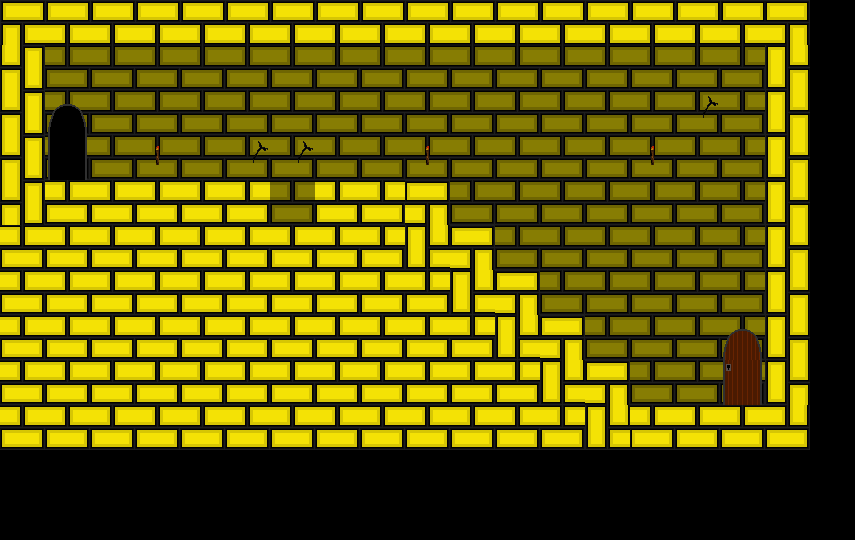

A 2D game scene composited from a Tiled map and its tileset images. What follows is a short description and the map's XML, with every tile layer's data as written:
An orthogonal 19x12 tile map with 45x45 px tiles, 2 tile layers (briques, obstacles), 3 tilesets.

<map version="1.5" tiledversion="1.7.2" orientation="orthogonal" renderorder="right-down" width="19" height="12" tilewidth="45" tileheight="45" infinite="0" nextlayerid="3" nextobjectid="1">
 <tileset firstgid="1" name="briques sol" tilewidth="45" tileheight="45" tilecount="42" columns="6">
  <image source="briques sol.png" width="270" height="315" />
 </tileset>
 <tileset firstgid="43" name="briques_fond" tilewidth="45" tileheight="45" tilecount="16" columns="4">
  <image source="briques_fond.png" width="180" height="180" />
 </tileset>
 <tileset firstgid="59" name="decor" tilewidth="45" tileheight="45" tilecount="16" columns="4">
  <image source="decor.png" width="180" height="180" />
 </tileset>
 <layer id="1" name="briques" width="19" height="12">
  <data encoding="csv">
39,35,35,35,35,35,35,35,35,35,35,35,35,35,35,35,35,2147483687,0,
34,55,55,55,55,55,55,55,55,55,55,55,55,55,55,55,55,36,0,
34,55,55,55,55,55,55,55,55,55,55,55,55,55,55,56,55,36,0,
34,55,55,57,55,56,56,55,55,57,55,55,55,55,57,55,55,36,0,
34,33,33,33,33,33,55,33,33,2147483687,55,55,55,55,55,55,55,36,0,
33,33,33,33,33,33,33,33,33,40,2147483687,55,55,55,55,55,55,36,0,
33,33,33,33,33,33,33,33,33,33,40,2147483687,55,55,55,55,55,36,0,
33,33,33,33,33,33,33,33,33,33,33,40,2147483687,55,55,55,55,36,0,
33,33,33,33,33,33,33,33,33,33,33,33,40,2147483687,55,55,55,36,0,
33,33,33,33,33,33,33,33,33,33,33,33,33,40,33,33,33,37,0,
0,0,0,0,0,0,0,0,0,0,0,0,0,0,0,0,0,0,0,
0,0,0,0,0,0,0,0,0,0,0,0,0,0,0,0,0,0,0
</data>
 </layer>
 <layer id="2" name="obstacles" width="19" height="12">
  <data encoding="csv">
0,0,0,0,0,0,0,0,0,0,0,0,0,0,0,0,0,0,0,
0,0,0,0,0,0,0,0,0,0,0,0,0,0,0,0,0,0,0,
0,65,0,0,0,0,0,0,0,0,0,0,0,0,0,0,0,0,0,
0,66,0,0,0,0,0,0,0,0,0,0,0,0,0,0,0,0,0,
0,0,0,0,0,0,0,0,0,0,0,0,0,0,0,0,0,0,0,
0,0,0,0,0,0,0,0,0,0,0,0,0,0,0,0,0,0,0,
0,0,0,0,0,0,0,0,0,0,0,0,0,0,0,0,0,0,0,
0,0,0,0,0,0,0,0,0,0,0,0,0,0,0,0,67,0,0,
0,0,0,0,0,0,0,0,0,0,0,0,0,0,0,0,68,0,0,
0,0,0,0,0,0,0,0,0,0,0,0,0,0,0,0,0,0,0,
0,0,0,0,0,0,0,0,0,0,0,0,0,0,0,0,0,0,0,
0,0,0,0,0,0,0,0,0,0,0,0,0,0,0,0,0,0,0
</data>
 </layer>
</map>
